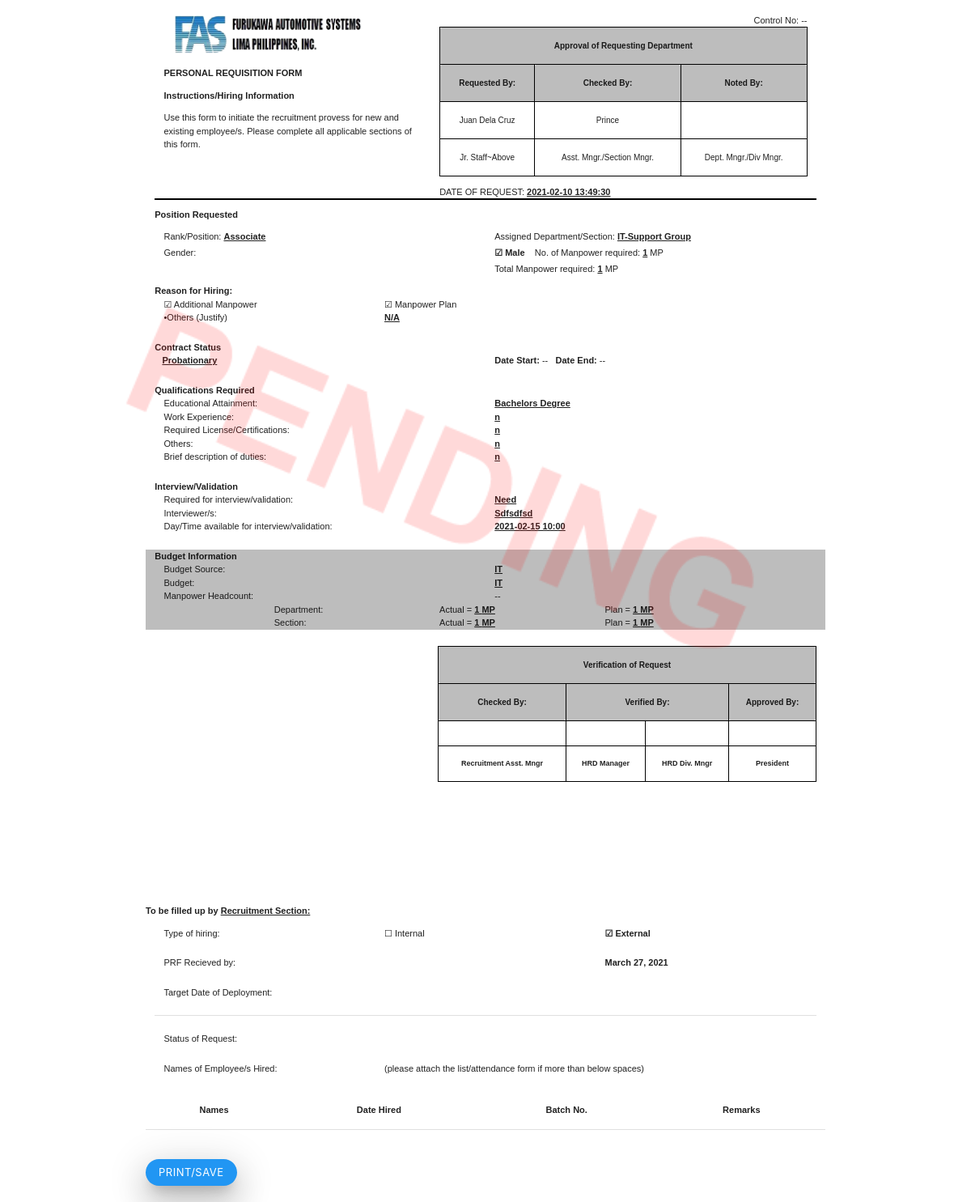
The app's page /Forms/preview_prf.php?id=215 with its own data.
### tables this page shows
CREATE TABLE `tb_request_mp` (
  `id` int(14) NOT NULL,
  `requestor` varchar(500) DEFAULT NULL,
  `requestor_email` varchar(1000) NOT NULL,
  `requesting_position` varchar(200) DEFAULT NULL,
  `assigned_dept` varchar(200) DEFAULT NULL,
  `female_num_mp` int(14) DEFAULT NULL,
  `male_num_mp` int(14) DEFAULT NULL,
  `both_mp` int(14) DEFAULT NULL,
  `total_mp` int(14) DEFAULT NULL,
  `contract_status` varchar(500) NOT NULL,
  `date_start` date NOT NULL,
  `date_end` date NOT NULL,
  `education` varchar(1000) NOT NULL,
  `required_license` varchar(1000) NOT NULL,
  `work_exp` varchar(1000) NOT NULL,
  `other_qualification` varchar(1000) NOT NULL,
  `job_duties` varchar(2000) NOT NULL,
  `interview_need` varchar(300) NOT NULL,
  `interviewers` varchar(1000) NOT NULL,
  `availability_for_interview` varchar(1000) NOT NULL,
  `additional_mp` varchar(20) NOT NULL,
  `mp_plan` varchar(20) NOT NULL,
  `reorganization` varchar(20) NOT NULL,
  `promotion` varchar(20) NOT NULL,
  `retirement` varchar(20) NOT NULL,
  `replacement` varchar(20) NOT NULL,
  `replacement_mp_name` varchar(2000) NOT NULL,
  `others` varchar(2000) NOT NULL,
  `budget_source` varchar(200) NOT NULL,
  `budget_status` varchar(200) NOT NULL,
  `actual_mp_dept` int(14) NOT NULL,
  `actual_mp_section` int(14) NOT NULL,
  `plan_mp_dept` int(14) NOT NULL,
  `plan_mp_section` int(14) NOT NULL,
  `approve_check_by` varchar(200) DEFAULT NULL,
  `approve_check_remarks` varchar(100) DEFAULT NULL,
  `approve_noted_by` varchar(200) DEFAULT NULL,
  `approve_noted_remarks` varchar(100) DEFAULT NULL,
  `approval_status` varchar(100) DEFAULT NULL,
  `verify_check_by` varchar(100) DEFAULT NULL,
  `verify_check_remarks` varchar(100) DEFAULT NULL,
  `verify_verifier_manager` varchar(100) DEFAULT NULL,
  `verify_verifier_manager_remarks` varchar(100) DEFAULT NULL,
  `verify_verifier_div_mgr` varchar(100) DEFAULT NULL,
  `verify_verifier_div_mgr_remarks` varchar(100) DEFAULT NULL,
  `president_verify` varchar(200) NOT NULL,
  `cancel_remarks` varchar(500) NOT NULL,
  `step` varchar(2000) NOT NULL,
  `verification_status` varchar(200) NOT NULL,
  `request_date` datetime NOT NULL,
  `typeHiring` varchar(100) DEFAULT NULL,
  `sync_status` varchar(100) NOT NULL,
  `approve_date` date DEFAULT NULL
);

### Forms/preview_prf.php (the view, shortened to what this page needs)
<?php
    require '../php/Database.php';
    $id = $_GET['id'];
    if(empty($id)){
        echo '<script>window.close()</script>';
    }else{
        $query = "SELECT *FROM tb_request_mp WHERE id = '$id'";
        $stmt = $conn->prepare($query);
        $stmt->execute();
        foreach($stmt->fetchALL() as $x){
            $requestor = $x['requestor'];
            $position = $x['requesting_position'];
            $mp_male_required = $x['male_num_mp'];
            $totalMP = $x['total_mp'];
            $dept_section = $x['assigned_dept'];
            $contract_stat = $x['contract_status'];
            $educ = $x['education'];
            $work_exp = $x['work_exp'];
            $license = $x['required_license'];
            $other_quali = $x['other_qualification'];
            $duty = $x['job_duties'];
            $interview_req = $x['interview_need'];
            $interviewers = $x['interviewers'];
            $availability_interview = $x['availability_for_interview'];
            $request_date = $x['request_date'];
            $budget_source = $x['budget_source'];
            $budget_status = $x['budget_status'];
            $actual_dept = $x['actual_mp_dept'];
            $actual_section = $x['actual_mp_section'];
            $plan_mp_dept = $x['plan_mp_dept'];
            $plan_mp_section = $x['plan_mp_section'];
            $additional_mp = $x['additional_mp'];
            $mp_plan = $x['mp_plan'];
            $other_reason = $x['others'];
            if($other_reason == ''){
                $other_reason = 'N/A';
            }
            $checker = $x['approve_check_by'];
            $apprNote = $x['approve_noted_by'];
            $verify_check = $x['verify_check_by'];
            $verify_manager = $x['verify_verifier_manager'];
            $verify_div_mgr = $x['verify_verifier_div_mgr'];
            $president = $x['president_verify'];
            $typeHiring = $x['typeHiring'];
            $date_start = $x['date_start'];
            $date_end = $x['date_end'];
            if($date_start == '0000-00-00'){
                $date_start = '--';
            }
            if($date_end == '0000-00-00'){
                $date_end = '--';
            }
            $approve_date = date_create($x['approve_date']);
            $approve_date_convert  = date_format($approve_date,"F j, Y");
        }
    }
    $prfQL = "SELECT prf_number FROM hired_list_key WHERE prf_req_id = '$id'";
    $stmt=$conn->prepare($prfQL);
    $stmt->execute();
    if($stmt->rowCount() > 0){
        foreach($stmt->fetchALL() as $x){
            $control_number = $x['prf_number'];
        }
    }else{
        $control_number = "--";
    }
?>
<!DOCTYPE html>
<html lang="en">
<head>
    <link rel="stylesheet" href="../node_modules/materialize-css/dist/css/materialize.min.css">
</head>
<body>
    <img src="../Img/PENDING STAMP.png" alt="" id="pending" style="position:absolute;opacity:0.15;width:90%;margin-top:30%;display:none;">
    <div class="row container" id="form">
        <br>
        <div class="col s12">
            <div class="col s5">
            <img src="../Img/FAS.png" alt="FAS logo" width="250" height="50">
                <p><b>PERSONAL REQUISITION FORM</b></p>
                <b>Instructions/Hiring Information</b>
                <p>Use this form to initiate the recruitment provess for new and existing employee/s. Please complete all applicable sections of this form.</p>
            </div>
            <div class="col s7">
                <span class="right">Control No: <?=$control_number;?></span>
                <table class="centered" style="border:1.5px solid black;" cellpadding="0" height="">
                    <tr style="border:1.5px solid black;" class="#bdbdbd grey lighten-1">
                        <td colspan="3" style="font-weight:bold;font-size:10px;">Approval of Requesting Department</td>
                    </tr>
                    <tr style="border:1.5px solid black;font-size:12px;" class="#bdbdbd grey lighten-1">
                        <td style="border:1.5px solid black;font-weight:bold;">Requested By:</td>
                        <td style="border:1.5px solid black;font-weight:bold;">Checked By:</td>
                        <td style="border:1.5px solid black;font-weight:bold;">Noted By:</td>
                    </tr>
                    <tr>
                        <td style="border:1.5px solid black;"><?=$requestor;?></td>
                        <td style="border:1.5px solid black;"><?=$checker;?></td>
                        <td style="border:1.5px solid black;"><?=$apprNote;?></td>
                    </tr>
                    <tr style="font-size:10px;">
                        <td style="border:1.5px solid black;">Jr. Staff~Above</td>
                        <td style="border:1.5px solid black;">Asst. Mngr./Section Mngr.</td>
                        <td style="border:1.5px solid black;">Dept. Mngr./Div Mngr.</td>
                    </tr>
                </table>
                <p>DATE OF REQUEST: <u><?=$request_date;?></u></p>
            </div>
        </div>
        <div class="col s12" style="margin-top:-2%;">
            <hr style="border:1px solid black;">
        </div>
        <div class="col s12">
            <b>Position Requested</b>
        </div>
        <div class="col s12">
            <div class="col s6">
                <p>Rank/Position: <u><?=$position;?></u></p>
                <p style="margin-top:-2%;">Gender:</p>
            </div>
            <div class="col s6">
                <p>Assigned Department/Section: <u><?=$dept_section;?></u></p>
                <?php
                    if($mp_male_required == 0){
                    }else{
                        echo '<p style="margin-top:-2%;"><b>&#x2611; Male</b> &nbsp;&nbsp;&nbsp;No. of Manpower required: <u>'.$mp_male_required.'</u> MP</p>';
                    }
                ?>
                <p style="margin-top:-2%;">Total Manpower required: <u><?=$totalMP;?></u> MP</p>
            </div>
        </div>
        <div class="col s12"><b>Reason for Hiring:</b></div>
        <div class="col s12">
            <?php
                if($additional_mp == 1){
                    echo '<div class="col s4">&#x2611; Additional Manpower</div>';
                }
                if($mp_plan == 1){
                    echo '<div class="col s4">&#x2611; Manpower Plan</div>';
                }
            ?>
            <div class="row">
            <div class="col s12">
                <div class="col s4">&bullet;Others (Justify)</div>
                <div class="col s8"><u><?=$other_reason;?></u></div>
            </div>
            </div>
        </div>
        <div class="row">
            <div class="col s12"><b>Contract Status</b></div>
            <div class="col s6">
                &nbsp;&nbsp;&nbsp;<u><?=$contract_stat?></u>
            </div>
            <div class="col s6">
                <div id="date_start_end">
                <b>Date Start:</b> <?=$date_start;?> <b> &nbsp; Date End:</b> <?=$date_end;?>
                </div>
            </div>
        </div>
        <div class="row">
            <div class="col s12"><b>Qualifications Required</b></div>
        <div class="col s12">
           <div class="col s6">Educational Attainment:</div>
           <div class="col s6"><u><?=$educ;?></u></div>
        </div>
        <div class="col s12">
           <div class="col s6">Work Experience:</div>
           <div class="col s6"><u><?=$work_exp; ?></u></div>
        </div>
        <div class="col s12">
           <div class="col s6">Required License/Certifications:</div>
           <div class="col s6"><u><?=$license;?></u></div>
        </div>
        <div class="col s12">
           <div class="col s6">Others:</div>
           <div class="col s6"><u><?=$other_quali;?></u></div>
        </div>
        <div class="col s12">
           <div class="col s6">Brief description of duties:</div>
           <div class="col s6"><u><?=$duty;?></u></div>
        </div>
    </div>
        <div class="row">
            <div class="col s12"><b>Interview/Validation</b></div>
        <div class="col s12">
           <div class="col s6">Required for interview/validation:</div>
           <div class="col s6"><u><?=ucwords($interview_req);?></u></div>
        </div>
        <div class="col s12">
           <div class="col s6">Interviewer/s:</div>
           <div class="col s6"><u><?=ucwords($interviewers);?></u></div>
        </div>
        <div class="col s12">
           <div class="col s6">Day/Time available for interview/validation:</div>
           <div class="col s6"><u><?=$availability_interview;?></u></div>
        </div>
        </div>
    <div class="row #bdbdbd grey lighten-1">
        <div class="col s12"><b>Budget Information</b></div>
        <div class="col s12">
           <div class="col s6">Budget Source:</div>
           <div class="col s6"><u><?=$budget_source;?></u></div>
        </div>
        <div class="col s12">
           <div class="col s6">Budget:</div>
           <div class="col s6"><u><?=$budget_status;?></u></div>
        </div>
        <div class="col s12">
           <div class="col s6">Manpower Headcount:</div>
           <div class="col s6">--</div>
        </div>
        <div class="col s12">
            <div class="col s2"></div>
            <div class="col s3">Department:</div>
            <div class="col s3">Actual = <u><?=$actual_dept;?> MP</u></div>
            <div class="col s4">Plan = <u><?=$plan_mp_dept;?> MP</u></div>
        </div>
        <div class="col s12">
            <div class="col s2"></div>
            <div class="col s3">Section:</div>
            <div class="col s3">Actual = <u><?=$actual_section;?> MP</u></div>
            <div class="col s4">Plan = <u><?=$plan_mp_section;?> MP</u></div>
        </div>
    </div>
    <div class="row">
        <div class="co s12">
            <div class="col s5 center">
            </div>
            <div class="col s7">
                <table class="centered" style="border:1px solid black;" cellpadding="0" cellspacing="0">
                    <tr class="#bdbdbd grey lighten-1">
                        <td colspan="4" style="border:1px solid black;font-weight:bold;">Verification of Request</td>
                    </tr>
                    <tr class="#bdbdbd grey lighten-1">
                        <td style="border:1px solid black;font-weight:bold;">Checked By:</td>
                        <td colspan="2" style="border:1px solid black;font-weight:bold;">Verified By:</td>
                        <td style="border:1px solid black;font-weight:bold;">Approved By:</td>
                    </tr>
                    <tr>
                        <td style="border:1px solid black;"><?=ucwords($verify_check);?></td>
                        <td style="border:1px solid black;"><?=ucwords($verify_manager);?></td>
                        <td style="border:1px solid black;"><?=ucwords($verify_div_mgr);?></td>
                        <td style="border:1px solid black;"><?=ucwords($president);?></td>
                    </tr>
                    <tr>
                        <td style="border:1px solid black;font-weight:bold;font-size:9px;">Recruitment Asst. Mngr</td>
                        <td style="border:1px solid black;font-weight:bold;font-size:9px;">HRD Manager</td>
                        <td style="border:1px solid black;font-weight:bold;font-size:9px;">HRD Div. Mngr</td>
                        <td style="border:1px solid black;font-weight:bold;font-size:9px;">President</td>
                    </tr>
                </table>
            </div>
        </div>
    </div>
    <div class="row" style="margin-top:18%;" id="second_page">
        <p><b>To be filled up by <u>Recruitment Section:</u></b></p>
        <div class="row col s12">
            <div class="col s4">Type of hiring:</div>
                <?php
                    if($typeHiring == 'internal'){
                        echo '<div class="col s4">';
                        echo '&#x2611; Internal';
                        echo '</div>';
                        echo '<div class="col s4" style="font-weight:bold;">';
                        echo '&#9744; External';
                        echo '</div>';
                    }else{
                        echo '<div class="col s4">';
                        echo '&#9744; Internal';
                        echo '</div>';
                        echo '<div class="col s4" style="font-weight:bold;">';
                        echo '&#x2611; External';
                        echo '</div>';
                    }
                ?>
        </div>
        <div class="row">
            <div class="col s12">
                <div class="col s4">PRF Recieved by:</div>
                <div class="col s4"><span id="prf_reciever" style="font-weight:bold;"></span></div>
                <div class="col s4" style="font-weight:bold;"><?=$approve_date_convert;?></div>
            </div>
        </div>
        <div class="row col s12">
            <div class="col s4">Target Date of Deployment:</div>
            <div class="col s4" id="target_deployment" style="font-weight:bold;"></div>
            <div class="col s4"></div>
        </div>
        <div class="row col s12">
        <div class="divider"></div>
        </div>
        <div class="row">
        <div class="col s12">
        <div class="col s4">Status of Request:</div>
        <div class="col s4" id="checkboxStat"></div>
        <div class="col s4" id="remarksStat"></div>
        </div>
        </div>
        <div class="row">
            <div class="col s12">
                <div class="col s4">Names of Employee/s Hired:</div>
                <div class="col s8">(please attach the list/attendance form if more than below spaces)</div>
            </div>
        </div>
       <table id="hired" class="centered">
            <thead>
                <th>Names</th>
                <th>Date Hired</th>
                <th>Batch No.</th>
                <th>Remarks</th>
            </thead>
       </table>
    </div>
    <br>
    <button class="btn-small blue z-depth-5" id="print_btn" onclick="print_docs()" style="border-radius:30px;">Print/Save</button>
    </div>
</body>
</html>

### Forms/preview_prf.php (style rules this page uses)
body { font-family:arial; font-size:11px; }
td { font-size:10px; }
u { font-weight:bold; }
#form { display: none; }
html { scroll-behavior: smooth; }

### records on screen
tb_request_mp: requestor "Juan Dela Cruz", approve_check_by "Prince", request_date "2021-02-10 13:49:30", requesting_position "Associate", assigned_dept "IT-Support Group", male_num_mp "1", total_mp "1", others "N/A", contract_status "Probationary", date_start "--", date_end "--", education "Bachelors Degree", work_exp "n", required_license "n", other_qualification "n", job_duties "n", interview_need "Need", interviewers "Sdfsdfsd", availability_for_interview "2021-02-15 10:00", budget_source "IT", budget_status "IT", actual_mp_dept "1", plan_mp_dept "1", actual_mp_section "1", plan_mp_section "1", approve_date "March 27, 2021"

### other values on screen
$control_number "--"
